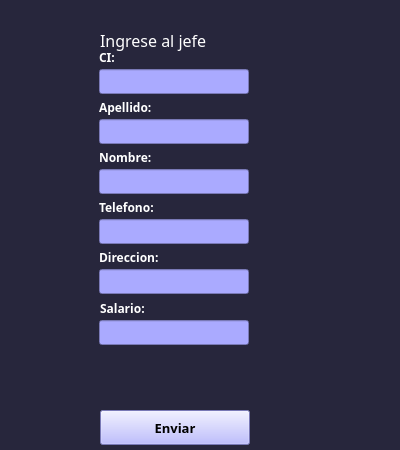
<?xml version="1.0" encoding="UTF-8"?>
<ui version="4.0">
 <class>formpersona</class>
 <widget class="QWidget" name="formpersona">
  <property name="geometry">
   <rect>
    <x>0</x>
    <y>0</y>
    <width>400</width>
    <height>450</height>
   </rect>
  </property>
  <property name="minimumSize">
   <size>
    <width>400</width>
    <height>400</height>
   </size>
  </property>
  <property name="maximumSize">
   <size>
    <width>400</width>
    <height>450</height>
   </size>
  </property>
  <property name="windowTitle">
   <string>PERSONA</string>
  </property>
  <property name="styleSheet">
   <string notr="true">background-color:#27263c;</string>
  </property>
  <widget class="QWidget" name="centralwidget" native="true">
   <property name="geometry">
    <rect>
     <x>90</x>
     <y>20</y>
     <width>201</width>
     <height>451</height>
    </rect>
   </property>
   <property name="styleSheet">
    <string notr="true"/>
   </property>
   <widget class="QLineEdit" name="campo_ci">
    <property name="geometry">
     <rect>
      <x>9</x>
      <y>49</y>
      <width>150</width>
      <height>25</height>
     </rect>
    </property>
    <property name="minimumSize">
     <size>
      <width>150</width>
      <height>25</height>
     </size>
    </property>
    <property name="styleSheet">
     <string notr="true">background-color:rgb(170, 170, 255);</string>
    </property>
   </widget>
   <widget class="QLineEdit" name="campo_apellido">
    <property name="geometry">
     <rect>
      <x>9</x>
      <y>99</y>
      <width>150</width>
      <height>25</height>
     </rect>
    </property>
    <property name="minimumSize">
     <size>
      <width>150</width>
      <height>25</height>
     </size>
    </property>
    <property name="styleSheet">
     <string notr="true">background-color:rgb(170, 170, 255);
</string>
    </property>
   </widget>
   <widget class="QLineEdit" name="campo_nombre">
    <property name="geometry">
     <rect>
      <x>9</x>
      <y>149</y>
      <width>150</width>
      <height>25</height>
     </rect>
    </property>
    <property name="minimumSize">
     <size>
      <width>150</width>
      <height>25</height>
     </size>
    </property>
    <property name="styleSheet">
     <string notr="true">background-color:rgb(170, 170, 255);</string>
    </property>
   </widget>
   <widget class="QLineEdit" name="campo_telefono">
    <property name="geometry">
     <rect>
      <x>9</x>
      <y>199</y>
      <width>150</width>
      <height>25</height>
     </rect>
    </property>
    <property name="minimumSize">
     <size>
      <width>150</width>
      <height>25</height>
     </size>
    </property>
    <property name="styleSheet">
     <string notr="true">background-color:rgb(170, 170, 255);</string>
    </property>
   </widget>
   <widget class="QLineEdit" name="campo_direccion">
    <property name="geometry">
     <rect>
      <x>9</x>
      <y>249</y>
      <width>150</width>
      <height>25</height>
     </rect>
    </property>
    <property name="minimumSize">
     <size>
      <width>150</width>
      <height>25</height>
     </size>
    </property>
    <property name="styleSheet">
     <string notr="true">background-color:rgb(170, 170, 255);</string>
    </property>
   </widget>
   <widget class="QLabel" name="label">
    <property name="geometry">
     <rect>
      <x>9</x>
      <y>29</y>
      <width>151</width>
      <height>16</height>
     </rect>
    </property>
    <property name="font">
     <font>
      <family>Candara</family>
      <weight>75</weight>
      <bold>true</bold>
     </font>
    </property>
    <property name="styleSheet">
     <string notr="true">color:white;</string>
    </property>
    <property name="text">
     <string>CI:</string>
    </property>
   </widget>
   <widget class="QLabel" name="label_2">
    <property name="geometry">
     <rect>
      <x>9</x>
      <y>79</y>
      <width>151</width>
      <height>16</height>
     </rect>
    </property>
    <property name="font">
     <font>
      <family>Candara</family>
      <weight>75</weight>
      <bold>true</bold>
     </font>
    </property>
    <property name="styleSheet">
     <string notr="true">color:white;</string>
    </property>
    <property name="text">
     <string>Apellido:</string>
    </property>
   </widget>
   <widget class="QLabel" name="label_3">
    <property name="geometry">
     <rect>
      <x>9</x>
      <y>129</y>
      <width>151</width>
      <height>16</height>
     </rect>
    </property>
    <property name="font">
     <font>
      <family>Candara</family>
      <weight>75</weight>
      <bold>true</bold>
     </font>
    </property>
    <property name="styleSheet">
     <string notr="true">color:white;</string>
    </property>
    <property name="text">
     <string>Nombre:</string>
    </property>
   </widget>
   <widget class="QLabel" name="label_4">
    <property name="geometry">
     <rect>
      <x>9</x>
      <y>179</y>
      <width>151</width>
      <height>16</height>
     </rect>
    </property>
    <property name="font">
     <font>
      <family>Candara</family>
      <weight>75</weight>
      <bold>true</bold>
     </font>
    </property>
    <property name="styleSheet">
     <string notr="true">color:white;</string>
    </property>
    <property name="text">
     <string>Telefono:</string>
    </property>
   </widget>
   <widget class="QLabel" name="label_5">
    <property name="geometry">
     <rect>
      <x>9</x>
      <y>229</y>
      <width>151</width>
      <height>16</height>
     </rect>
    </property>
    <property name="font">
     <font>
      <family>Candara</family>
      <weight>75</weight>
      <bold>true</bold>
     </font>
    </property>
    <property name="styleSheet">
     <string notr="true">color:white;</string>
    </property>
    <property name="text">
     <string>Direccion:</string>
    </property>
   </widget>
   <widget class="QLabel" name="label_7">
    <property name="geometry">
     <rect>
      <x>10</x>
      <y>280</y>
      <width>151</width>
      <height>16</height>
     </rect>
    </property>
    <property name="font">
     <font>
      <family>Candara</family>
      <weight>75</weight>
      <bold>true</bold>
     </font>
    </property>
    <property name="styleSheet">
     <string notr="true">color:white;</string>
    </property>
    <property name="text">
     <string>Salario:</string>
    </property>
   </widget>
   <widget class="QLineEdit" name="campo_salario">
    <property name="geometry">
     <rect>
      <x>9</x>
      <y>300</y>
      <width>150</width>
      <height>25</height>
     </rect>
    </property>
    <property name="minimumSize">
     <size>
      <width>150</width>
      <height>25</height>
     </size>
    </property>
    <property name="styleSheet">
     <string notr="true">background-color:rgb(170, 170, 255);</string>
    </property>
   </widget>
   <widget class="QLabel" name="label_8">
    <property name="geometry">
     <rect>
      <x>10</x>
      <y>10</y>
      <width>181</width>
      <height>21</height>
     </rect>
    </property>
    <property name="font">
     <font>
      <family>Candara</family>
      <pointsize>12</pointsize>
     </font>
    </property>
    <property name="styleSheet">
     <string notr="true">color:white;
</string>
    </property>
    <property name="text">
     <string>Ingrese al jefe</string>
    </property>
   </widget>
   <widget class="QPushButton" name="boton_enviar">
    <property name="geometry">
     <rect>
      <x>10</x>
      <y>390</y>
      <width>150</width>
      <height>35</height>
     </rect>
    </property>
    <property name="minimumSize">
     <size>
      <width>150</width>
      <height>35</height>
     </size>
    </property>
    <property name="maximumSize">
     <size>
      <width>200</width>
      <height>100</height>
     </size>
    </property>
    <property name="font">
     <font>
      <family>Candara</family>
      <pointsize>10</pointsize>
      <weight>75</weight>
      <bold>true</bold>
     </font>
    </property>
    <property name="cursor">
     <cursorShape>PointingHandCursor</cursorShape>
    </property>
    <property name="styleSheet">
     <string notr="true">background-color:rgb(170, 170, 255);</string>
    </property>
    <property name="text">
     <string>Enviar</string>
    </property>
   </widget>
  </widget>
  <widget class="QMenuBar" name="menubar">
   <property name="geometry">
    <rect>
     <x>0</x>
     <y>0</y>
     <width>456</width>
     <height>22</height>
    </rect>
   </property>
  </widget>
  <widget class="QStatusBar" name="statusbar">
   <property name="geometry">
    <rect>
     <x>0</x>
     <y>0</y>
     <width>3</width>
     <height>18</height>
    </rect>
   </property>
  </widget>
 </widget>
 <resources/>
 <connections/>
</ui>
